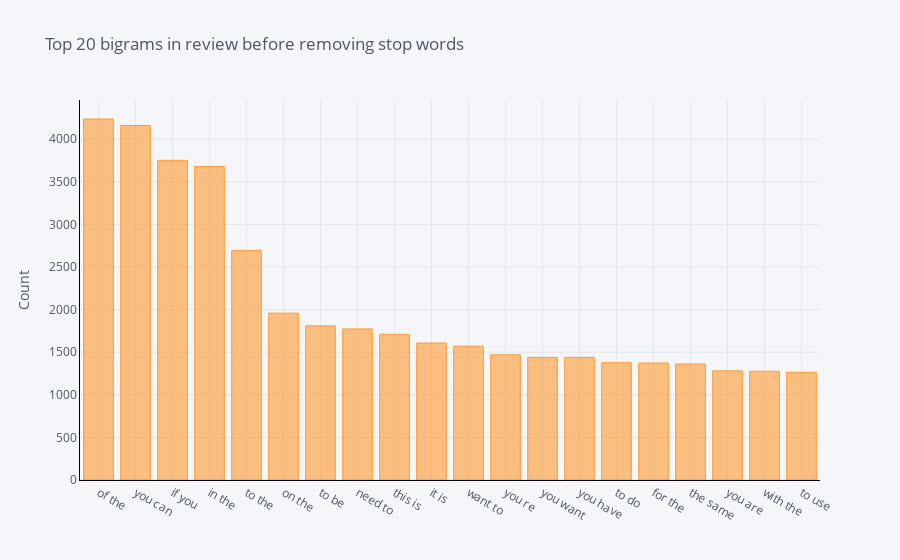

The notebook cell this image was saved under:
### Markdown cell above
### The distribution of top bigrams before removing stop words

### Code cell
def get_top_n_bigram(corpus, n=None):
    vec = CountVectorizer(ngram_range=(2, 2)).fit(corpus)
    bag_of_words = vec.transform(corpus)
    sum_words = bag_of_words.sum(axis=0) 
    words_freq = [(word, sum_words[0, idx]) for word, idx in vec.vocabulary_.items()]
    words_freq =sorted(words_freq, key = lambda x: x[1], reverse=True)
    return words_freq[:n]
common_words = get_top_n_bigram(df['aa_body'], 20)
for word, freq in common_words:
    print(word, freq)
df3 = pd.DataFrame(common_words, columns = ['aa_body_top' , 'count'])
df3.groupby('aa_body_top').sum()['count'].sort_values(ascending=False).iplot(
    kind='bar', yTitle='Count', linecolor='black', title='Top 20 bigrams in StackOverflow answers before removing stop words')

### Figure 1 — Plotly figure (JSON) as saved in the notebook; plotly's stock layout.template omitted (floating-point values rounded to 4 significant figures)
{"data": [{"marker": {"color": "rgba(255, 153, 51, 0.6)", "line": {"color": "rgba(255, 153, 51, 1.0)", "width": 1}}, "name": "count", "orientation": "v", "text": "", "type": "bar", "x": ["of the", "you can", "if you", "in the", "to the", "on the", "to be", "need to", "this is", "it is", "want to", "you re", "you want", "you have", "to do", "for the", "the same", "you are", "with the", "to use"], "y": [4237, 4161, 3752, 3680, 2692, 1958, 1809, 1773, 1710, 1607, 1571, 1469, 1439, 1439, 1377, 1373, 1362, 1281, 1276, 1264]}], "layout": {"legend": {"bgcolor": "#F5F6F9", "font": {"color": "#4D5663"}}, "paper_bgcolor": "#F5F6F9", "plot_bgcolor": "#F5F6F9", "title": {"font": {"color": "#4D5663"}, "text": "Top 20 bigrams in review before removing stop words"}, "xaxis": {"gridcolor": "#E1E5ED", "linecolor": "black", "showgrid": true, "tickfont": {"color": "#4D5663"}, "title": {"font": {"color": "#4D5663"}, "text": ""}, "zerolinecolor": "#E1E5ED"}, "yaxis": {"gridcolor": "#E1E5ED", "linecolor": "black", "showgrid": true, "tickfont": {"color": "#4D5663"}, "title": {"font": {"color": "#4D5663"}, "text": "Count"}, "zerolinecolor": "#E1E5ED"}}}
